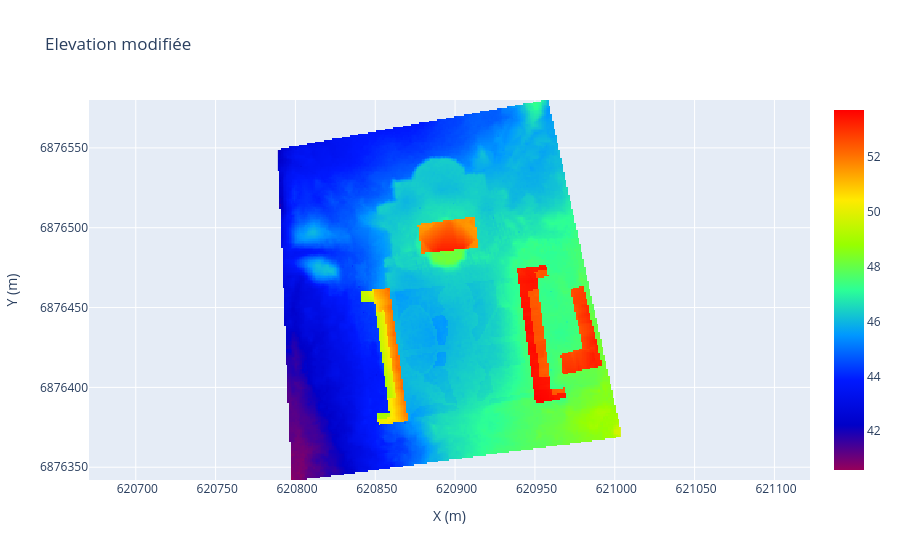

The notebook cell this image was saved under:
### Code cell
elev_grid_mod = elev_cor.copy()
for sol, mod in param_mod_elev.items():
    mask_grid = data_luse_gully == [dict_luse[i]["id"] for i in dict_luse.keys() if dict_luse[i]["name"] == sol][0]
    elev_grid_mod = elev_grid_mod + mod * mask_grid
data_handling.write_asc_file("Inputs/modif/elev_post_9_1m.asc", metadata=meta, grid=elev_grid_mod, title="Elevation modifiée")
ploting.create_plotly_map(elev_grid_mod, meta, "Elevation modifiée", color="rainbow")

### Figure 1 — Plotly figure (JSON) as saved in the notebook; plotly's stock layout.template omitted (floating-point values rounded to 4 significant figures; data arrays with more than 128 entries replaced by an {"elided": "..."} marker saying what was removed)
{"data": [{"colorscale": [[0, "rgb(150,0,90)"], [0.125, "rgb(0,0,200)"], [0.25, "rgb(0,25,255)"], [0.375, "rgb(0,152,255)"], [0.5, "rgb(44,255,150)"], [0.625, "rgb(151,255,0)"], [0.75, "rgb(255,234,0)"], [0.875, "rgb(255,111,0)"], [1, "rgb(255,0,0)"]], "customdata": {"elided": "101436 int values"}, "hovertemplate": "<b>Data: %{z:.4f} unit<extra></extra></b><br>Ligne: %{customdata[0]}<br>Colonne: %{customdata[1]}<br>", "type": "heatmap", "x": {"elided": "214 float values"}, "y": {"elided": "237 float values"}, "z": {"elided": "237x214 float values"}, "zmax": 53.7, "zmin": 40.59}], "layout": {"autosize": false, "coloraxis": {"colorbar": {"nticks": 10, "ticklen": 6, "ticks": "outside"}}, "title": {"text": "Elevation modifiée"}, "xaxis": {"showgrid": true, "tickformat": " d", "tickmode": "auto", "title": {"text": "X (m)"}}, "yaxis": {"scaleanchor": "x", "showgrid": true, "tickformat": " d", "tickmode": "auto", "title": {"text": "Y (m)"}}}}
